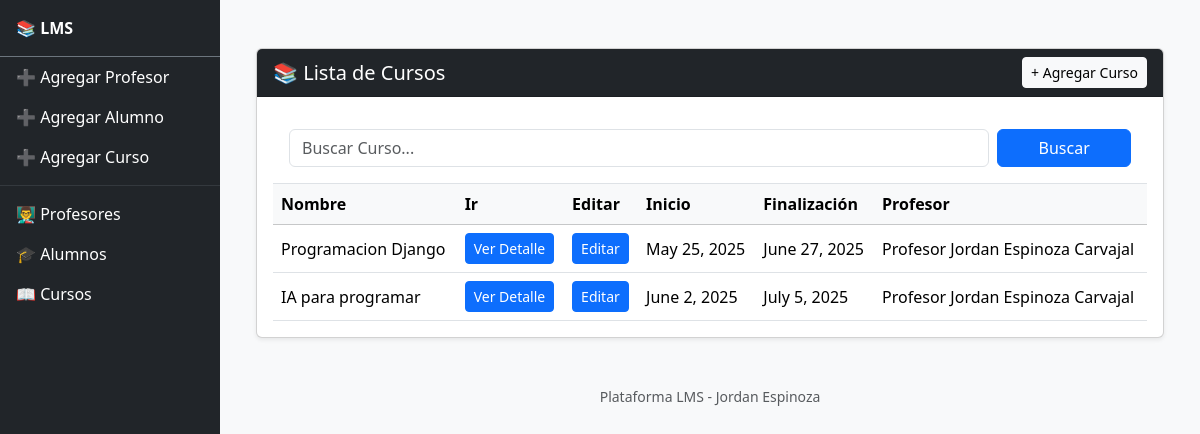
The page /plataforma/listar_cursos/ on the database as committed earlier.
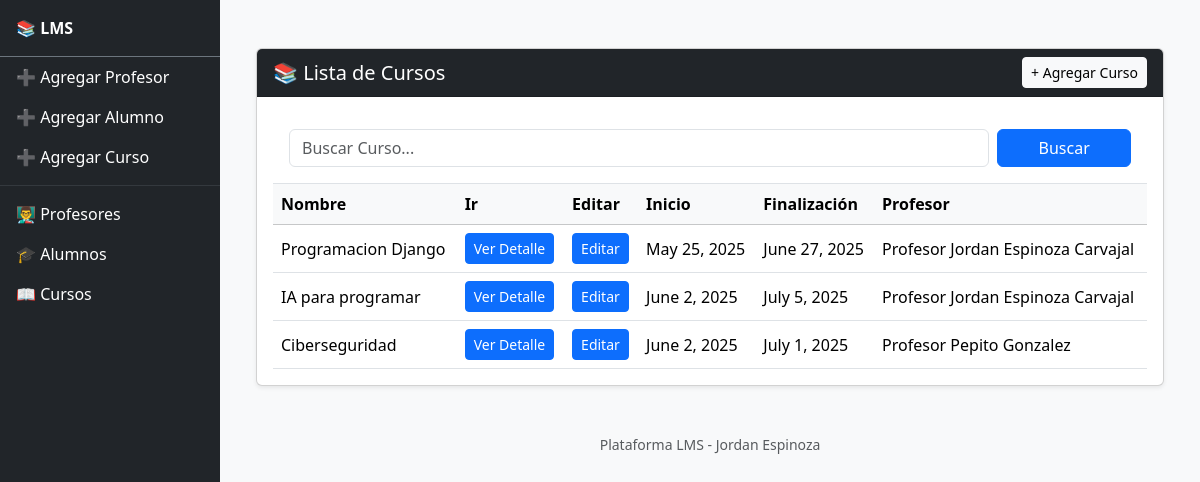
The same page on the database as committed later.
### Plataforma/models.py (models this page shows, shortened)
class Curso(models.Model):
    MODALIDAD_CHOICES = [
        ('Mañana', 'Mañana'),
        ('Noche', 'Noche'),
        ('Fin de Semana', 'Fin de Semana'),
    ]
    nombre_curso = models.CharField(max_length=100)
    profesor_curso = models.ForeignKey(Profesor, on_delete=models.CASCADE, related_name='cursos')
    max_alumnos = models.PositiveIntegerField(default=40)  # límite
    fecha_inicio = models.DateField()
    fecha_fin = models.DateField()
    modalidad = models.CharField(max_length=100, choices=MODALIDAD_CHOICES)
    descripcion = models.TextField()

class Profesor(models.Model):
    nombre = models.CharField(max_length=100)
    apellidos = models.CharField(max_length=100)
    email = models.EmailField()
    telefono = models.CharField(max_length=15)
    especialidad = models.CharField(max_length=100)
    fecha_nacimiento = models.DateField()
    def __str__(self):
        return f"Profesor {self.nombre} {self.apellidos}"

### Plataforma/views.py (the view)
# urls.py: path('listar_cursos/', listar_cursos, name='listar_cursos'),
def listar_cursos(request):
    buscar_curso = request.GET.get("curso", "")
    if buscar_curso:
        cursos = Curso.objects.filter(nombre_curso__icontains=buscar_curso)
    else:
        cursos = Curso.objects.all()
    return render(request, 'plataforma/listar_cursos.html', {
        'cursos': cursos,
        'buscar_curso': buscar_curso
    })

### Plataforma/templates/plataforma/listar_cursos.html (shortened to what this page needs)
{% extends 'template_base.html' %}
{% load static %}
{% block content %}
<div class="container mt-4">
    <div class="card shadow-sm">
        <div class="card-header bg-dark text-white d-flex justify-content-between align-items-center">
            <h5 class="mb-0">📚 Lista de Cursos</h5>
            <a href="{% url 'agregar_curso' %}" class="btn btn-sm btn-light">+ Agregar Curso</a>
        </div>
        <div class="card-body">
            <div class="card-body border-bottom">
            <form method="get" class="row g-2">
                <div class="col-md-10">
                    <input type="text" name="curso" class="form-control" placeholder="Buscar Curso..." value="{{ buscar_curso }}">
                </div>
                <div class="col-md-2 d-grid">
                    <button type="submit" class="btn btn-primary">Buscar</button>
                </div>
            </form>
        </div>
            {% if cursos %}
            <div class="table-responsive">
                <table class="table table-hover align-middle mb-0">
                    <thead class="table-light">
                        <tr>
                            <th>Nombre</th>
                            <th>Ir</th>
                            <th>Editar</th>
                            <th>Inicio</th>
                            <th>Finalización</th>
                            <th>Profesor</th>
                        </tr>
                    </thead>
                    <tbody>
                        {% for curso in cursos %}
                        <tr>
                            <td>{{ curso.nombre_curso }}</td>
                            <td>
                                <a href="{% url 'detalle_curso' curso.id %}" class="btn btn-sm btn-primary">Ver Detalle</a>
                            </td>
                            <td>
                                <a href="{% url 'editar_curso' curso.id %}" class="btn btn-sm btn-primary">Editar</a>
                            </td>
                            <td>{{ curso.fecha_inicio }}</td>
                            <td>{{ curso.fecha_fin }}</td>
                            <td>{{ curso.profesor_curso }}</td>
                        </tr>
                        {% endfor %}
                    </tbody>
                </table>
            </div>
            {% else %}
                <div class="p-3 text-muted">No hay cursos registrados aún.</div>
            {% endif %}
        </div>
    </div>
</div>
{% endblock content %}

Rows that differ between the two databases and show on the page:
added Curso: nombre_curso "Ciberseguridad", fecha_inicio "June 2, 2025", fecha_fin "July 1, 2025", profesor_curso "Profesor Pepito Gonzalez"
